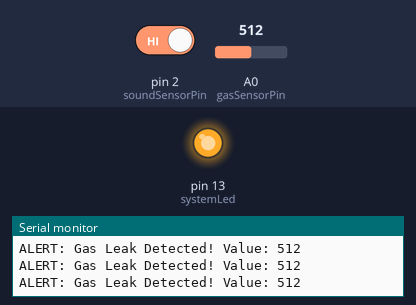
Bench run of a sketch on a simulated Arduino Uno, built with avr-gcc and run on an emulated ATmega328P. On the bench: output pins drawn as LEDs (lit = HIGH), the last lines printed to the serial monitor. The inputs (shaded band) are chosen by the test bench; at power-on: A0 (gasSensorPin) = 512, pin 2 (soundSensorPin) HIGH.

Above: at 1.2 s.
1.3 s: A0 (gasSensorPin) set to 408
4.3 s: A0 (gasSensorPin) set to 383
At 4.6 s:
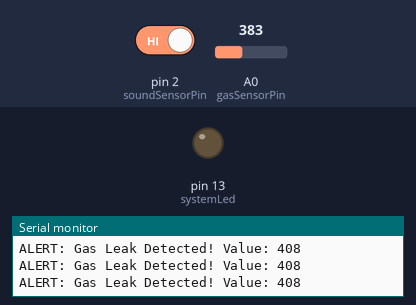
5.8 s: pin 2 (soundSensorPin) driven LOW
At 5.9 s:
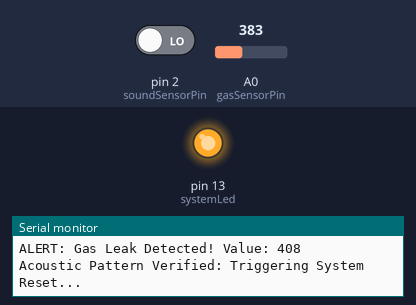
7.3 s: A0 (gasSensorPin) set to 410
At 7.9 s:
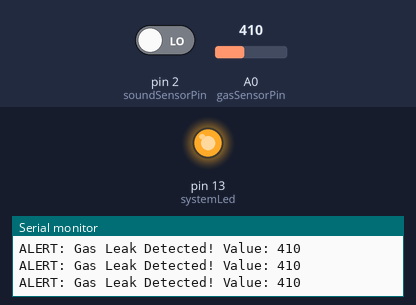
8.8 s: A0 (gasSensorPin) set to 390
At 9.5 s:
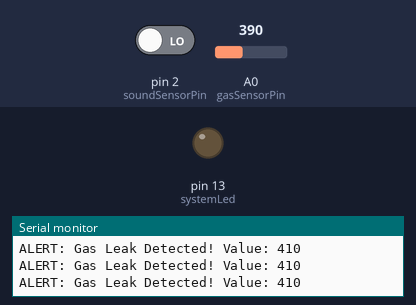
Timing chart, 0 to 11.3 s (numbered marks = the images above; inputs shaded):
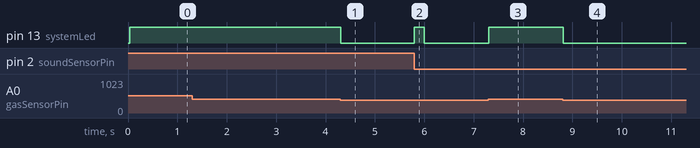

Measured:
- the behaviour switches between 401 and 400 on A0 (gasSensorPin) (found by bisection; images 0 and 1)
- after the input at 4.3 s, pin 13 (systemLed): HIGH → LOW at once
- after the input at 5.8 s, pin 13 (systemLed): LOW → HIGH at once, → LOW 0.20 s later
- after the input at 7.3 s, pin 13 (systemLed): LOW → HIGH at once
- after the input at 8.8 s, pin 13 (systemLed): HIGH → LOW at once

The sketch:

Event_driven_accoustic.ino
```cpp
// --- Pin Definitions ---
const int soundSensorPin = 2; // Must be an Interrupt Pin (D2 or D3 on Uno)
const int gasSensorPin = A0;   // Analog Pin for Gas Level
const int systemLed = 13;      // Status LED

// --- Timing and Logic Variables ---
volatile bool soundDetected = false;
unsigned long lastTriggerTime = 0;
const unsigned long lockOutInterval = 1500; // 1.5s Lockout to ignore echoes
const int gasThreshold = 400;               // Calibrated threshold

void setup() {
  Serial.begin(9600);
  pinMode(soundSensorPin, INPUT_PULLUP);
  pinMode(systemLed, OUTPUT);

  // 1. Implementation: Attach Hardware Interrupt
  // Triggers ISR immediately when sound sensor goes LOW
  attachInterrupt(digitalPinToInterrupt(soundSensorPin), soundISR, FALLING);

  Serial.println("System Initializing...");
  Serial.println("Waiting 60s for Gas Sensor warm-up...");
  // delay(60000); // Uncomment for real industrial deployment
}

void loop() {
  // 2. Process Sound Event (Acoustic Trigger)
  if (soundDetected) {
    handleAcousticReset();
  }

  // 3. Monitor Gas Sensor (Environmental Safety)
  int gasValue = analogRead(gasSensorPin);
  if (gasValue > gasThreshold) {
    Serial.print("ALERT: Gas Leak Detected! Value: ");
    Serial.println(gasValue);
    digitalWrite(systemLed, HIGH); // Visual Alarm
  } else {
    digitalWrite(systemLed, LOW);
  }
}

// --- Interrupt Service Routine (ISR) ---
void soundISR() {
  soundDetected = true; // Keep ISR extremely short
}

void handleAcousticReset() {
  unsigned long currentTime = millis();

  // Troubleshooting: Software Lockout Timer (Debouncing)
  if (currentTime - lastTriggerTime > lockOutInterval) {
    Serial.println("Acoustic Pattern Verified: Triggering System Reset...");

    // Simulate System Reset Logic
    digitalWrite(systemLed, HIGH);
    delay(200);
    digitalWrite(systemLed, LOW);

    lastTriggerTime = currentTime; // Update last valid trigger
  }

  soundDetected = false; // Clear the flag
}
```
